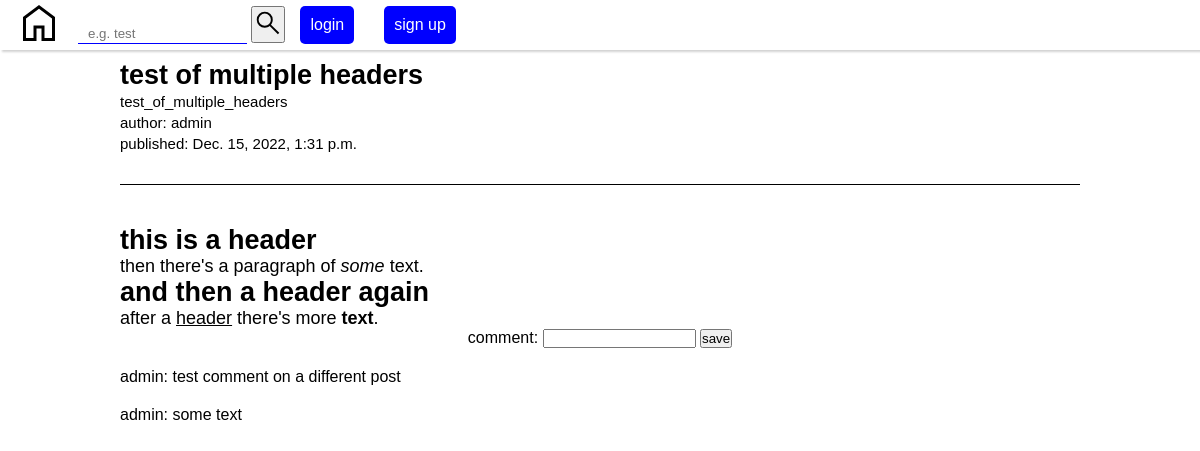
/post/11, run on the app's committed database.
### blog/models.py (models this page shows, shortened)
class Post(models.Model):
    title = models.CharField(max_length = 200, unique = True)
    slug = models.SlugField(max_length = 200, unique = True)
    content = models.TextField(max_length = 1000)
    created = models.DateTimeField(auto_now_add = True)
    edited = models.DateTimeField(auto_now_add = True)
    published = models.IntegerField(choices = PUBLISHED_CHOICES)
    author = models.ForeignKey(User, on_delete = models.CASCADE)

class Comment(models.Model):
    text = models.CharField(max_length = 200, unique = True)
    date_published = models.DateTimeField(auto_now_add = True)
    author = models.ForeignKey(User, on_delete = models.CASCADE)
    post = models.ForeignKey(Post, on_delete = models.CASCADE)

### blog/views.py (the view)
# urls.py: path('post/<int:post_id>', views.post, name='post'),
def post(request, post_id):
    post = get_object_or_404(Post, pk=post_id, published=PUBLISHED)
    comments = Comment.objects.filter(post=post) #type: ignore
    return render(request, 'post.html', {'post': post, 'comments': comments})

### blog/templates/post.html (shortened to what this page needs)
{% extends 'base.html' %}
{% load static %}
{% block styles %}
<link rel="stylesheet" href="{% static 'blog/post.css' %}">
{% endblock %}
{% block content %}
<section class="container">
  <div class="content header">
 <h1>{{ post.title }}</h1>
 <div>
  <small>{{ post.slug }}</small>
 </div>
 <div>
  <small>author: {{ post.author.username }}</small>
 </div>
 <div>
   <small>published: {% firstof post.edited post.created %}</small>
 </div>
  </div>
 <div class="content">{{ post.content | safe }}</div>
 <form action="/comment/{{post.id}}" method="POST" class=".comment-form">
   <label for="text">comment: </label>
  <input type="text" name="text" />
  <button type="submit">save</button>
 </form>
 <div class="comments">
   {% for comment in comments %}
   <span class="comment">{{comment.author.username}}: {{comment.text}}</span>
   {% endfor %}
 </div>
</section>
{% endblock %}

### blog/static/blog/base.css (style rules this page uses)
* { margin: 0; padding: 0; font-family: 'Gill Sans', 'Gill Sans MT', Calibri, 'Trebuchet MS', sans-serif; }
body { display: flex; flex-direction: column; justify-content: center; align-items: center; }

### blog/static/blog/post.css (style rules this page uses)
.container { display: flex; flex-direction: column; justify-content: center; align-items: center; width: 80vw; }
.header { margin-top: 10px !important; margin-bottom: 20px !important; padding-bottom: 30px !important; border-bottom: 1px solid black; }
.content { width: 100%; display: block; margin-top: 20px; font-size: 18px; }
.comments { width: 80vw; display: flex; flex-direction: column; align-items: flex-start; justify-content: flex-start; }
.comment { width: 100%; display: flex; flex-direction: column; align-items: flex-start; justify-content: center; margin-top: 20px; }

### data on the page
Post: title "test of multiple headers", slug "test_of_multiple_headers", author.username "admin", edited "Dec. 15, 2022, 1:31 p.m.", content "this is a header then there's a paragraph of some text. and then a header again after a header there's more text ."
Comment: author.username "admin", text "test comment on a different post"
Comment: author.username "admin", text "some text"
